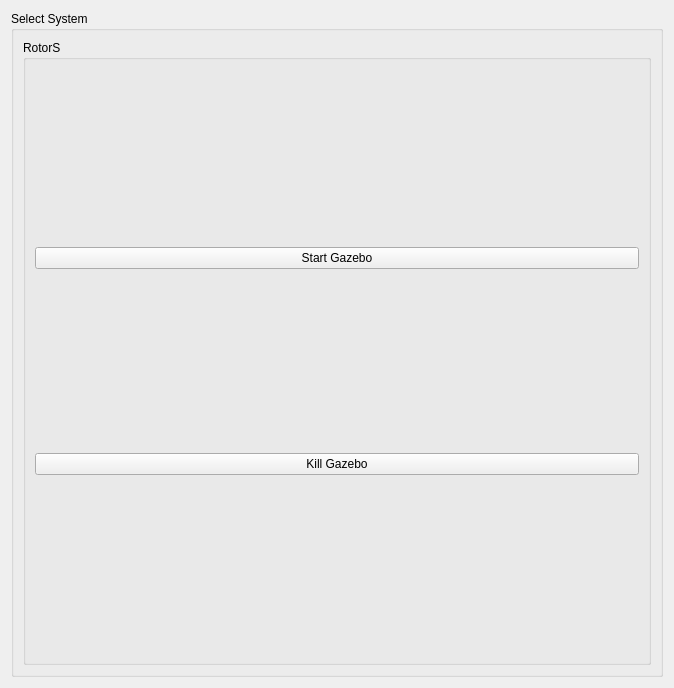
<?xml version="1.0" encoding="UTF-8"?>
<ui version="4.0">
 <class>Form</class>
 <widget class="QWidget" name="Form">
  <property name="geometry">
   <rect>
    <x>0</x>
    <y>0</y>
    <width>674</width>
    <height>688</height>
   </rect>
  </property>
  <property name="windowTitle">
   <string>Form</string>
  </property>
  <property name="styleSheet">
   <string notr="true"/>
  </property>
  <layout class="QGridLayout" name="gridLayout">
   <item row="0" column="0">
    <widget class="QGroupBox" name="groupBox">
     <property name="title">
      <string>Select System</string>
     </property>
     <layout class="QGridLayout" name="gridLayout_5">
      <item row="0" column="0">
       <widget class="QGroupBox" name="groupBox_4">
        <property name="title">
         <string>RotorS</string>
        </property>
        <layout class="QGridLayout" name="gridLayout_3">
         <item row="0" column="0">
          <widget class="QPushButton" name="start_gazebo">
           <property name="text">
            <string>Start Gazebo</string>
           </property>
          </widget>
         </item>
         <item row="1" column="0">
          <widget class="QPushButton" name="kill_gazebo">
           <property name="text">
            <string>Kill Gazebo</string>
           </property>
          </widget>
         </item>
        </layout>
       </widget>
      </item>
     </layout>
    </widget>
   </item>
  </layout>
 </widget>
 <resources/>
 <connections/>
</ui>
